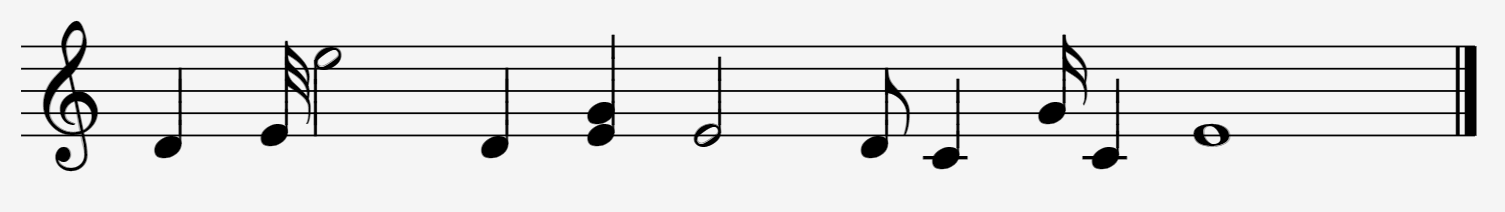
#> input picture Preprocessing/01.PNG, 1505 x 212 px
$ jupyter execute --allow-errors shoushi.ipynb   (shell and % lines are left out)
#> lines starting #> are read from the running program, lines starting #| are printed output that depends on the picture; after the words box and inside, x2 and y2 are one past the last pixel; in counts of white or black regions, pixels touching at a corner belong together
### Preprocessing/commonfunctions.py


import skimage.io as io
import matplotlib.pyplot as plt
import numpy as np
from skimage.exposure import histogram
from matplotlib.pyplot import bar
from skimage.color import rgb2gray,rgb2hsv

# Convolution:
from scipy.signal import convolve2d
from scipy import fftpack
import math

from skimage.util import random_noise
from skimage.filters import median
from skimage.feature import canny

from mpl_toolkits.mplot3d import Axes3D  # noqa: F401 unused import

import matplotlib.pyplot as plt
from matplotlib import cm
from matplotlib.ticker import LinearLocator, FormatStrFormatter
import numpy as np

# Edges
from skimage.filters import sobel_h, sobel, sobel_v,roberts, prewitt

# Show the figures / plots inside the notebook
def show_images(images,titles=None):
    #This function is used to show image(s) with titles by sending an array of images and an array of associated titles.
    # images[0] will be drawn with the title titles[0] if exists
    # You aren't required to understand this function, use it as-is.
    n_ims = len(images)
    if titles is None: titles = ['(%d)' % i for i in range(1,n_ims + 1)]
    fig = plt.figure()
    n = 1
    for image,title in zip(images,titles):
        a = fig.add_subplot(1,n_ims,n)
        if image.ndim == 2:
            plt.gray()
        plt.imshow(image)
        a.set_title(title)
        plt.axis('off')
        n += 1
    fig.set_size_inches(np.array(fig.get_size_inches()) * n_ims)
    plt.show()


# [43 lines left out: functions show_3d_image, show_3d_image_filtering_in_freq, showHist, not called in this run]

### Preprocessing/shoushi.ipynb
[cell 1]
from skimage import io ,transform ,feature,measure,filters,exposure
from skimage.color import rgb2gray
import matplotlib.pyplot as plt
import os
import numpy as np
import glob
from commonfunctions import *

from matplotlib import cm
from skimage.morphology import binary_erosion, binary_dilation, binary_closing,skeletonize, thin,area_closing

import sys
np.set_printoptions(threshold=sys.maxsize)
from collections import Counter

from skimage.morphology import binary_erosion, binary_dilation, binary_closing,skeletonize, thin
from skimage.util import img_as_ubyte
from Matcher import match

[cell 2]
# [6 lines left out: function showHist, not called in this run]

[cell 3]
#-------------------------------------------------------BINARIZATION-------------------------------------------------------#

def to_binary(img,val):
    threshold = np.copy(img)
    threshold[threshold<val]=0
    threshold[threshold>=val]=1
    return threshold

#--------------------------------------------------------------------------------------------------------------------------#

def binarize(img):

    threshold = filters.threshold_otsu(img)
    img = to_binary(img,threshold)
    return img

[cell 4]
# [9 lines left out: function GammaCorrection, not called in this run]

[cell 5]
def deskew(img):

    #GET HOUGH TRANFROM
    hspace, angles, distances=transform.hough_line(img)

    #Find the top (angles,d) pairs that have the highest count in the Hough matrix
    accum, angles_2, dists = transform.hough_line_peaks(hspace, angles, distances)


    #Calulate the skew angle as an average of the angles
    skewAngle = np.rad2deg(np.median(angles_2))

    #Rotate the image by – skew angle
    if(skewAngle<0):
        rotatedImg=img_as_ubyte(transform.rotate(img, 90-abs(skewAngle),resize=True))
    else:
        rotatedImg=img_as_ubyte(transform.rotate(img,skewAngle-90,resize=True))


    return rotatedImg

[cell 6]
#-----------------------------------------STAFF DETECTION AND REMOVAL-------------------------------------------------------#

def Run_Length_Encoding(array):
    ones = 0
    zeros = 0
    output =[]
    output_BW =[]
    for i in range(len(array)):

        if array[i] == 0:
            zeros+=1
        elif array[i] == 1:
            ones+=1

        if i+1 < len(array):
            if array[i+1] != array[i]:
                if array[i] == 0:
                    output.append(zeros)
                    output_BW.append(0)
                    zeros=0
                elif array[i] == 1:
                    output.append(ones)
                    output_BW.append(1)
                    ones=0

        if i+1 == len(array):
            if array[i] == 0:
                output.append(zeros)
                output_BW.append(0)
                zeros=0
            elif array[i] == 1:
                output.append(ones)
                output_BW.append(1)
                ones=0

    return output,output_BW

#--------------------------------------------------------------------------------------------------------------------------#
def most_frequent(lst):
    x= Counter(lst).most_common(1)
    zz = [list(elem) for elem in x]
    for i in range(len(zz)):
        if i == 0:
            if zz[i][1] == 1:
                return min(lst)
        return zz[i][0]

#--------------------------------------------------------------------------------------------------------------------------#
def calculate_reference_lengths(img):

    staffspaceheight_arr = []
    stafflineheight_arr = []
    for i in range(img.shape[1]):
        col=img[:,i]
        output,output_BW = Run_Length_Encoding(col)
        ones= []
        zeros = []
        for i in range(len(output)):
            if output_BW[i] ==1:
                ones.append(output[i])
            else:
                zeros.append(output[i])
        staffspaceheight_arr.append(most_frequent(ones))
        stafflineheight_arr.append(most_frequent(zeros))

    staffspaceheight = most_frequent(staffspaceheight_arr)
    stafflineheight = most_frequent(stafflineheight_arr )

    return  staffspaceheight , stafflineheight

[cell 7]
def staffline_detection_removal(img, stafflineheight, staffspaceheight):
    #we want to detect where are the positions of the staff lines

    num_rows = img.shape[0]  # Image Height (number of rows)
    num_cols = img.shape[1]  # Image Width (number of columns)

    #GENERATING A HORIZONTAL HISTOGRAM , PEAKS DETECT THE STAFF LINES
    horizontal_histogram = []
    for i in range(img.shape[0]):
        row = img[i]
        num_black_pixels = 0
        for j in range(len(row)):
            if (row[j] == 0):
                num_black_pixels += 1
        horizontal_histogram.append(num_black_pixels)

    # we usually have 5 lines per staff
    num_stafflines = 5
    threshold = 0.4

    # staff is a set of 5 lines
    staff_length = num_stafflines * (stafflineheight + staffspaceheight) - staffspaceheight

    current_row = 0

    all_staff_row_indices=[]


    #moving with a window size eof staff lenght of the numbe of rows
    while (current_row < (num_rows - staff_length + 1)):
        #get all staff lines in this area (staff area)
        staff_lines = [horizontal_histogram[j: j + stafflineheight] for j in
                       range(current_row, current_row + (num_stafflines - 1) * (stafflineheight + staffspaceheight) + 1,
                             stafflineheight + staffspaceheight)]
        #check if their is any line that doessn't pass the threshold therefore this area is not the staff area
        k=0
        for line in staff_lines:
            if (sum(line) / stafflineheight < threshold * num_cols):
                current_row += 1
                k=1
                break
#         else:
                #if all lines passed this the codition then its in fact the staff area
                #append all indices of each staff line of a staff
        if(k!=1):
            staff_row_indices = [list(range(j, j + stafflineheight)) for j in
                                 range(current_row,
                                       current_row + (num_stafflines - 1) * (stafflineheight + staffspaceheight) + 1,
                                       stafflineheight + staffspaceheight)]

            all_staff_row_indices.append(staff_row_indices)
            current_row = current_row + staff_length
  #--------------------------------------------------------------------------------------------------------------------------#
  #--------------------------------------------------------------------------------------------------------------------------#
  #--------------------------------------------------------------------------------------------------------------------------#

   # now we have all the the staff line positions we need to find  and remove lines

    # Create list of tuples of the form (column index, number of occurrences of width_spacing_sum)
    all_staff_extremes = []

    # Find start of staff for every staff in piece
    for i in range(len(all_staff_row_indices)):
        begin_list = [] # Stores possible beginning column indices for staff
        end_list = []   # Stores possible end column indices for staff
        begin = 0
        end = num_cols - 1


        # Find staff beginning
        for j in range(num_cols // 2):
            first_staff_rows_isolated = img[all_staff_row_indices[i][0][0]:all_staff_row_indices[i][4][stafflineheight - 1], j]
            num_black_pixels = len(list(filter(lambda x: x == 0, first_staff_rows_isolated)))
            if (num_black_pixels == 0):
                begin_list.append(j)

        # Find maximum column that has no black pixels in staff window
        list.sort(begin_list, reverse=True)
        begin = begin_list[0]

        # Find staff beginning
        for j in range(num_cols // 2, num_cols):
            first_staff_rows_isolated = img[all_staff_row_indices[i][0][0]:all_staff_row_indices[i][4][stafflineheight - 1], j]
            num_black_pixels = len(list(filter(lambda x: x == 0, first_staff_rows_isolated)))

            if (num_black_pixels == 0):
                end_list.append(j)

        # Find maximum column that has no black pixels in staff window
        list.sort(end_list)
        end = end_list[0]

        staff_extremes = (begin, end)
        all_staff_extremes.append(staff_extremes)


  #--------------------------------------------------------------------------------------------------------------------------#
  #-----------------------------------------------------LINE REMOVAL---------------------------------------------------------#
  #--------------------------------------------------------------------------------------------------------------------------#


        no_staff_img = np.copy(img)
        for staff in all_staff_row_indices:
            for line in staff:
                for row in line:
                    # Remove top and bottom line to be sure
                    no_staff_img[row - 1, :] = 1
                    no_staff_img[row - 2, :] = 1

                    no_staff_img[row, :] = 1
                    no_staff_img[row + 1, :] = 1
                    no_staff_img[row + 2, :] = 1


        return no_staff_img

[cell 8]
def segmentation(img):

    #apply closing
    closedImage=binary_closing(1-img)

    #label the image
    label_image = measure.label(closedImage,connectivity=2,background=0)

    # show image after segmentation
    show_images([img,label_image],['img','label_image'])

    segmented_notes=[] #list of the segmented notes
    titles=[] #list of strings for image show titles
    i=1 #number of segment for image show titles

    Dict = {}
    #loop on each labeled segment
    for region in measure.regionprops(label_image):

        # take regions with large enough areas
        if region.area >= 100:

            # get rectangle around segmented notes
            minr, minc, maxr, maxc = region.bbox

            #take this part from original binarized image
            #note.append(img[minr:maxr+2,minc:maxc+2])
            Dict[minc]=img[minr:maxr+2,minc:maxc+2]


            #add it to the list

            titles.append(str(i))
            i+=1
    print(Dict.keys())
    for i in sorted (Dict.keys()) :
        segmented_notes.append(Dict[i])

    return segmented_notes,titles

[cell 9]
files = glob.glob ("01.png")
for file in files:
    #reading an image
    print("-----------------------",file,"------------------------------")
    img=io.imread(file)
#> img is the input picture: shape (212, 1505, 4); mean R, G, B, A 226.2, 226.2, 226.2, 255

    #converting it to a gray image
    gray_scale_img = (rgb2gray(img)*255).astype(np.uint8)

    #applying gaussian filter to remove noise
    gaussian = filters.gaussian(rgb2gray(img),sigma =0.6 )
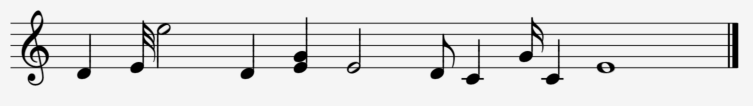
#> gaussian: shape (212, 1505) float64 (shown at 1/2 size); min 0, max 0.961, mean 0.887

    #binarization process
    gaussianbinarized = binarize(gaussian)
#> in binarize, `threshold = filters.threshold_otsu(img)`: threshold = 0.599
#> in to_binary, `threshold[threshold<val]=0`:
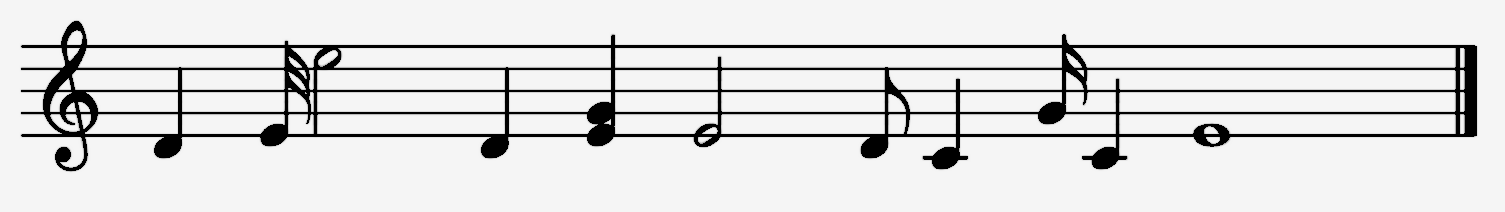
#> threshold: shape (212, 1505) float64; 8.35% of pixels changed, all inside (x1, y1, x2, y2) = (21, 21, 1477, 171)
#> in to_binary, `threshold[threshold>=val]=1`:
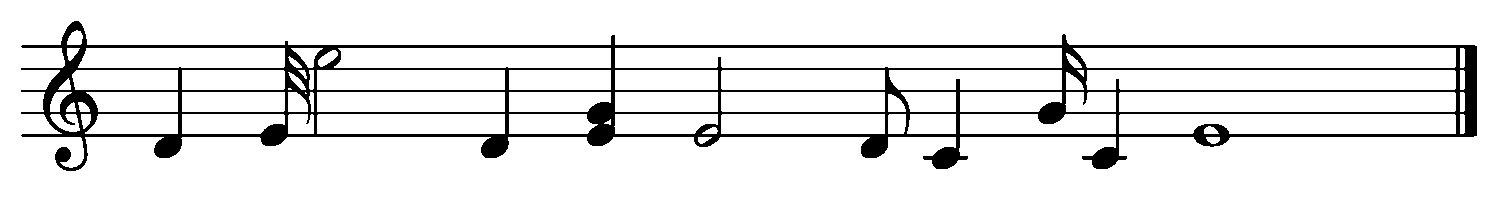
#> threshold: shape (212, 1505) float64; values 0 (black) and 1 (white), 90.7% white; 1 black region, box (x1, y1, x2, y2) and area: (21, 21, 1477, 171) 29653
    show_images([img,gaussian,gaussianbinarized],['image','After noise reduction','after binarization'])
#> in show_images, `n_ims = len(images)`: n_ims = 3
#> the loop in show_images, `for image,title in zip(images,titles):` made 3 passes
#> title on passes 1 to 3: 'image', 'After noise reduction', 'after binarization'
#> after the loop in show_images, `for image,title in zip(images,titles):`: n = 4
    img = gaussianbinarized.astype(np.uint8)

    #deskweing Image
    deskewImage = deskew(1-img)
#> in deskew, `hspace, angles, distances=transform.hough_line(img)`:
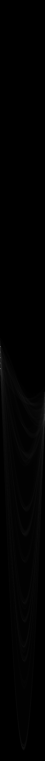
#> hspace: shape (3041, 180) uint64 (shown at 1/4 size); min 0, max 1456, mean 9.8; drawn with min black and max white
#> in deskew, `hspace, angles, distances=transform.hough_line(img)`: angles = 180 values from -1.57 to 1.55; distances = 3041 values from -1520 to 1520
#> in deskew, `accum, angles_2, dists = transform.hough_line_peaks(hspace, angles, di..`: accum = [1456, 1456, 1456, 1456, 1456]; angles_2 = [-1.57, -1.57, -1.57, -1.57, -1.57]; dists = [-46, -68, -90, -112, -135]
#> in deskew, `skewAngle = np.rad2deg(np.median(angles_2))`: skewAngle = -90
    show_images([img,1-deskewImage],[' binarized image','after deskew'])
#> the loop in show_images (call 2), `for image,title in zip(images,titles):` made 2 passes
#> (title, n) on passes 1 to 2: (' binarized image', 2), ('after deskew', 3)
    deskewImage=1-deskewImage
    deskewImage = deskewImage.astype(np.uint8)

#     print(deskewImage)
    #staff line detection and removal
    staffspaceheight , stafflineheight  = calculate_reference_lengths(deskewImage)
#> the loop in calculate_reference_lengths, `for i in range(img.shape[1]):` made 1505 passes
#> (output, output_BW) on passes 1 to 3: ([212], [1]), ([212], [1]), ([212], [1])
#> after the loop in calculate_reference_lengths, `for i in range(img.shape[1]):`: stafflineheight_arr = 1505 items; staffspaceheight_arr = 1505 values, max 212 at index 0, min 1 at index 60, mean 25.94
#> in calculate_reference_lengths, `staffspaceheight = most_frequent(staffspaceheight_arr)`: staffspaceheight = 20
#> in calculate_reference_lengths, `stafflineheight = most_frequent(stafflineheight_arr )`: stafflineheight = 2
#> staffspaceheight = 20; stafflineheight = 2
    #print(stafflineheight, staffspaceheight)
    no_staff_img = staffline_detection_removal(deskewImage, stafflineheight, staffspaceheight)
#> after the loop in staffline_detection_removal, `for i in range(img.shape[0]):`: horizontal_histogram = 212 values, max 1456 at index 46, min 0 at index 0, mean 139.9
#> in staffline_detection_removal, `staff_length = num_stafflines * (stafflineheight + staffspaceheight) -..`: staff_length = 90
#> the loop in staffline_detection_removal, `while (current_row < (num_rows - staff_length + 1)):` made 46 passes
#> (staff_row_indices, current_row) on pass 46: ([[45, 46], [67, 68], [89, 90], [111, 112], [133, 134]], 135)
#> after the loop in staffline_detection_removal, `while (current_row < (num_rows - staff_length + 1)):`: all_staff_row_indices = [[[45, 46], [67, 68], [89, 90], [111, 112], [133, 134]]]; current_row = 135
#> the loop in staffline_detection_removal, `for i in range(len(all_staff_row_indices)):` made 1 pass
#> begin on pass 1: 20
#> after the loop in staffline_detection_removal, `for i in range(len(all_staff_row_indices)):`:
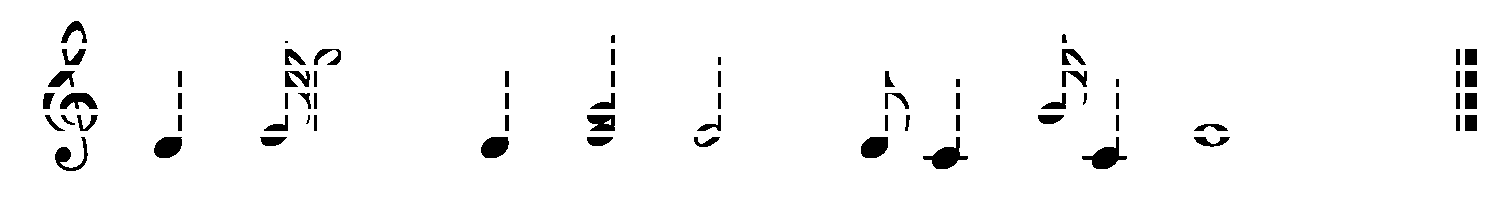
#> no_staff_img: shape (212, 1505); values 0 (black) and 1 (white), 96.8% white; 69 black regions (2 under 20 px), largest, box (x1, y1, x2, y2) and area: (923, 137, 968, 169) 601, (1082, 137, 1127, 169) 587, (154, 137, 182, 158) 476
#> after the loop in staffline_detection_removal, `for i in range(len(all_staff_row_indices)):`: all_staff_extremes = [(20, 1477)]

    show_images([no_staff_img],['no_staff_img'])


    #builtin_dilation = binary_erosion(binary_erosion(no_staff_img))
    SE=np.ones((5,1))
    builtin_morph= binary_dilation(binary_dilation(1-no_staff_img,SE),SE)
#> builtin_morph: shape (212, 1505) bool; 5.7% white; 14 white regions, largest, box (x1, y1, x2, y2) and area: (43, 17, 98, 175) 3662, (260, 37, 311, 150) 1913, (1038, 30, 1087, 128) 1668


#     binary_erosion, binary_dilation, binary_closing
#     show_images([no_staff_img,1-builtin_morph],['no_staff_img','builtin_morph'])

   # show_images([no_staff_img,1-builtin_morph],['no_staff_img','builtin_morph'])

    segmented_notes,titles=segmentation(1-builtin_morph)
#> in segmentation, `label_image = measure.label(closedImage,connectivity=2,background=0)`:
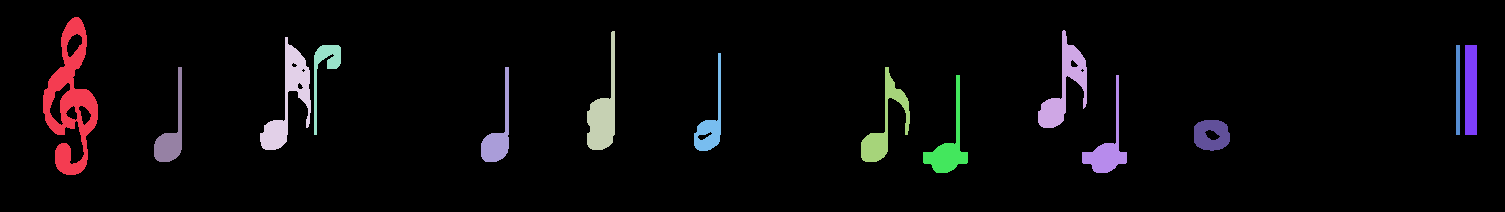
#> label_image: shape (212, 1505) int32; 15 distinct labels, from 0 to 14; one colour per label, 0 black
#> in show_images (call 4), `n_ims = len(images)`: n_ims = 2
#> the loop in show_images (call 4), `for image,title in zip(images,titles):` made 2 passes
#> after the loop in show_images (call 4), `for image,title in zip(images,titles):`: n = 3
#> in show_images (call 4), `plt.show()`:
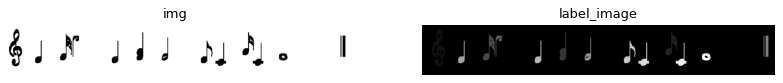
#> figure drawn by matplotlib, 2 panels
#> the loop in segmentation, `for region in measure.regionprops(label_image):` made 14 passes
#> (minr, minc, maxr, maxc) on passes 1 to 8: (17, 43, 175, 98), (30, 1038, 128, 1087), (31, 587, 150, 615), (37, 260, 150, 311), (45, 314, 135, 341), (45, 1456, 135, 1460), (45, 1465, 135, 1477), (53, 694, 151, 721)
#| dict_keys([43, 1038, 587, 260, 314, 1456, 1465, 694, 154, 481, 861, 923, 1082, 1194])
#> the loop in segmentation, `for i in sorted (Dict.keys()) :` made 14 passes
#> i on passes 1 to 8: 43, 154, 260, 314, 481, 587, 694, 861
    print(len(segmented_notes))
#| 14
    show_images(segmented_notes,titles)
#> the loop in show_images (call 5), `for image,title in zip(images,titles):` made 14 passes
#> title on passes 1 to 8: '1', '2', '3', '4', '5', '6', '7', '8'
#> in show_images (call 5), `plt.show()`:
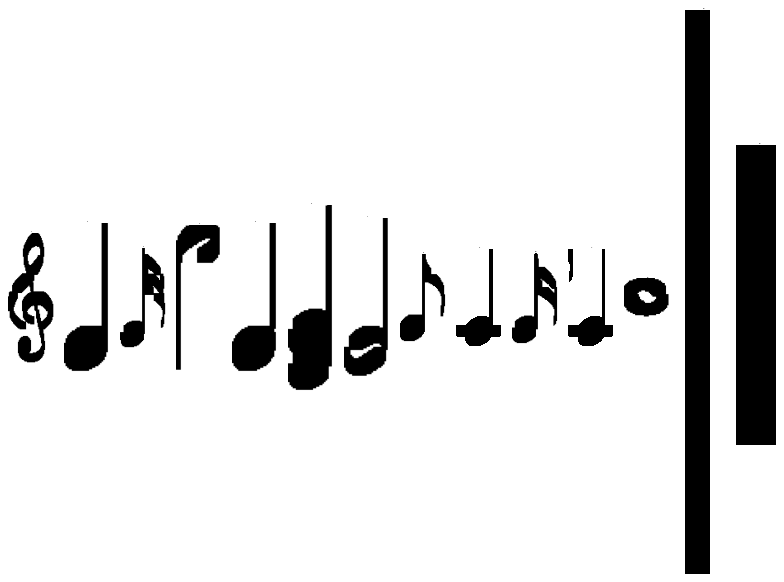
#> figure drawn by matplotlib, 14 panels

[cell 10]
staff_files = [
    "../resources/template/staff2.png",
    "../resources/template/staff.png"]
quarter_files = [
    "../resources/template/quarter.png",
    "../resources/template/solid-note.png"]
sharp_files = [
    "../resources/template/sharp.png"]
flat_files = [
    "../resources/template/flat-line.png",
    "../resources/template/flat-space.png" ]
half_files = [
    "../resources/template/half-space.png",
    "../resources/template/half-note-line.png",
    "../resources/template/half-line.png",
    "../resources/template/half-note-space.png"]
whole_files = [
    "../resources/template/whole-space.png",
    "../resources/template/whole-note-line.png",
    "../resources/template/whole-line.png",
    "../resources/template/whole-note-space.png"]
time_files = [
    "../resources/template/24.jpg",
    "../resources/template/34.jpg",
    "../resources/template/44.jpg",
    "../resources/template/68.jpg",
    "../resources/template/common.jpg"
]
sharp_files = [
    "../resources/template/f-sharp.png",
     "../resources/template/sharp.png",
     "../resources/template/sharp-line.png",
     "../resources/template/sharp-space.png"
]
clef_files = [
    "../resources/template/treble_1.jpg",
    "../resources/template/treble_2.jpg",
#     "../resources/template/bass_1.jpg"
]
rest_files = [
    "../resources/template/bar-rest.png",
    "../resources/template/eighth_rest.jpg",
    "../resources/template/quarter_rest.jpg",
    "../resources/template/whole_rest.jpg"


]

#staff_imgs = [io.imread(staff_file) for staff_file in staff_files]
quarter_imgs = [io.imread(quarter_file) for quarter_file in quarter_files]
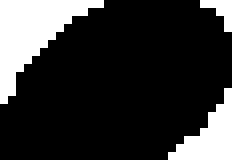
#> input picture resources/template/quarter.png, 29 x 20 px (shown 8 times larger)
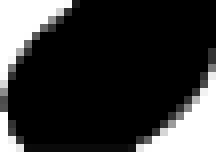
#> input picture resources/template/solid-note.png, 28 x 20 px (shown 8 times larger)
#> (the rest of this cell did not finish here and is left out)
